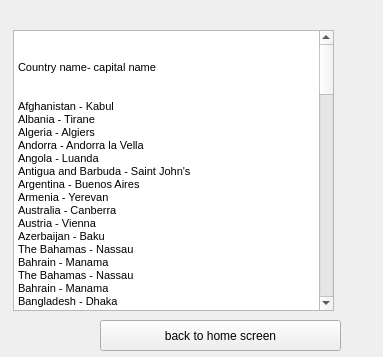
<?xml version="1.0" encoding="UTF-8"?>
<ui version="4.0">
 <class>helpscreen</class>
 <widget class="QWidget" name="helpscreen">
  <property name="geometry">
   <rect>
    <x>0</x>
    <y>0</y>
    <width>383</width>
    <height>357</height>
   </rect>
  </property>
  <property name="windowTitle">
   <string>Form</string>
  </property>
  <widget class="QPushButton" name="pushButton">
   <property name="geometry">
    <rect>
     <x>100</x>
     <y>320</y>
     <width>241</width>
     <height>31</height>
    </rect>
   </property>
   <property name="text">
    <string>back to home screen</string>
   </property>
  </widget>
  <widget class="QTextEdit" name="textEdit">
   <property name="geometry">
    <rect>
     <x>13</x>
     <y>30</y>
     <width>321</width>
     <height>281</height>
    </rect>
   </property>
   <property name="html">
    <string>&lt;!DOCTYPE HTML PUBLIC &quot;-//W3C//DTD HTML 4.0//EN&quot; &quot;http://www.w3.org/TR/REC-html40/strict.dtd&quot;&gt;
&lt;html&gt;&lt;head&gt;&lt;meta name=&quot;qrichtext&quot; content=&quot;1&quot; /&gt;&lt;style type=&quot;text/css&quot;&gt;
p, li { white-space: pre-wrap; }
&lt;/style&gt;&lt;/head&gt;&lt;body style=&quot; font-family:'MS Shell Dlg 2'; font-size:8.25pt; font-weight:400; font-style:normal;&quot;&gt;
&lt;p style=&quot;-qt-paragraph-type:empty; margin-top:0px; margin-bottom:0px; margin-left:0px; margin-right:0px; -qt-block-indent:0; text-indent:0px; font-size:8pt;&quot;&gt;&lt;/p&gt;
&lt;p style=&quot;-qt-paragraph-type:empty; margin-top:0px; margin-bottom:0px; margin-left:0px; margin-right:0px; -qt-block-indent:0; text-indent:0px; font-size:8pt;&quot;&gt;&lt;/p&gt;
&lt;p style=&quot; margin-top:0px; margin-bottom:0px; margin-left:0px; margin-right:0px; -qt-block-indent:0; text-indent:0px;&quot;&gt;&lt;span style=&quot; font-size:8pt;&quot;&gt;Country name- capital name&lt;/span&gt;&lt;/p&gt;
&lt;p style=&quot;-qt-paragraph-type:empty; margin-top:0px; margin-bottom:0px; margin-left:0px; margin-right:0px; -qt-block-indent:0; text-indent:0px; font-size:8pt;&quot;&gt;&lt;/p&gt;
&lt;p style=&quot;-qt-paragraph-type:empty; margin-top:0px; margin-bottom:0px; margin-left:0px; margin-right:0px; -qt-block-indent:0; text-indent:0px; font-size:8pt;&quot;&gt;&lt;/p&gt;
&lt;p style=&quot; margin-top:0px; margin-bottom:0px; margin-left:0px; margin-right:0px; -qt-block-indent:0; text-indent:0px;&quot;&gt;&lt;span style=&quot; font-size:8pt;&quot;&gt;Afghanistan - Kabul&lt;/span&gt;&lt;/p&gt;
&lt;p style=&quot; margin-top:0px; margin-bottom:0px; margin-left:0px; margin-right:0px; -qt-block-indent:0; text-indent:0px;&quot;&gt;&lt;span style=&quot; font-size:8pt;&quot;&gt;Albania - Tirane&lt;/span&gt;&lt;/p&gt;
&lt;p style=&quot; margin-top:0px; margin-bottom:0px; margin-left:0px; margin-right:0px; -qt-block-indent:0; text-indent:0px;&quot;&gt;&lt;span style=&quot; font-size:8pt;&quot;&gt;Algeria - Algiers&lt;/span&gt;&lt;/p&gt;
&lt;p style=&quot; margin-top:0px; margin-bottom:0px; margin-left:0px; margin-right:0px; -qt-block-indent:0; text-indent:0px;&quot;&gt;&lt;span style=&quot; font-size:8pt;&quot;&gt;Andorra - Andorra la Vella&lt;/span&gt;&lt;/p&gt;
&lt;p style=&quot; margin-top:0px; margin-bottom:0px; margin-left:0px; margin-right:0px; -qt-block-indent:0; text-indent:0px;&quot;&gt;&lt;span style=&quot; font-size:8pt;&quot;&gt;Angola - Luanda&lt;/span&gt;&lt;/p&gt;
&lt;p style=&quot; margin-top:0px; margin-bottom:0px; margin-left:0px; margin-right:0px; -qt-block-indent:0; text-indent:0px;&quot;&gt;&lt;span style=&quot; font-size:8pt;&quot;&gt;Antigua and Barbuda - Saint John's&lt;/span&gt;&lt;/p&gt;
&lt;p style=&quot; margin-top:0px; margin-bottom:0px; margin-left:0px; margin-right:0px; -qt-block-indent:0; text-indent:0px;&quot;&gt;&lt;span style=&quot; font-size:8pt;&quot;&gt;Argentina - Buenos Aires&lt;/span&gt;&lt;/p&gt;
&lt;p style=&quot; margin-top:0px; margin-bottom:0px; margin-left:0px; margin-right:0px; -qt-block-indent:0; text-indent:0px;&quot;&gt;&lt;span style=&quot; font-size:8pt;&quot;&gt;Armenia - Yerevan&lt;/span&gt;&lt;/p&gt;
&lt;p style=&quot; margin-top:0px; margin-bottom:0px; margin-left:0px; margin-right:0px; -qt-block-indent:0; text-indent:0px;&quot;&gt;&lt;span style=&quot; font-size:8pt;&quot;&gt;Australia - Canberra&lt;/span&gt;&lt;/p&gt;
&lt;p style=&quot; margin-top:0px; margin-bottom:0px; margin-left:0px; margin-right:0px; -qt-block-indent:0; text-indent:0px;&quot;&gt;&lt;span style=&quot; font-size:8pt;&quot;&gt;Austria - Vienna&lt;/span&gt;&lt;/p&gt;
&lt;p style=&quot; margin-top:0px; margin-bottom:0px; margin-left:0px; margin-right:0px; -qt-block-indent:0; text-indent:0px;&quot;&gt;&lt;span style=&quot; font-size:8pt;&quot;&gt;Azerbaijan - Baku&lt;/span&gt;&lt;/p&gt;
&lt;p style=&quot; margin-top:0px; margin-bottom:0px; margin-left:0px; margin-right:0px; -qt-block-indent:0; text-indent:0px;&quot;&gt;&lt;span style=&quot; font-size:8pt;&quot;&gt;The Bahamas - Nassau&lt;/span&gt;&lt;/p&gt;
&lt;p style=&quot; margin-top:0px; margin-bottom:0px; margin-left:0px; margin-right:0px; -qt-block-indent:0; text-indent:0px;&quot;&gt;&lt;span style=&quot; font-size:8pt;&quot;&gt;Bahrain - Manama&lt;/span&gt;&lt;/p&gt;
&lt;p style=&quot; margin-top:0px; margin-bottom:0px; margin-left:0px; margin-right:0px; -qt-block-indent:0; text-indent:0px;&quot;&gt;&lt;span style=&quot; font-size:8pt;&quot;&gt;The Bahamas - Nassau&lt;/span&gt;&lt;/p&gt;
&lt;p style=&quot; margin-top:0px; margin-bottom:0px; margin-left:0px; margin-right:0px; -qt-block-indent:0; text-indent:0px;&quot;&gt;&lt;span style=&quot; font-size:8pt;&quot;&gt;Bahrain - Manama&lt;/span&gt;&lt;/p&gt;
&lt;p style=&quot; margin-top:0px; margin-bottom:0px; margin-left:0px; margin-right:0px; -qt-block-indent:0; text-indent:0px;&quot;&gt;&lt;span style=&quot; font-size:8pt;&quot;&gt;Bangladesh - Dhaka&lt;/span&gt;&lt;/p&gt;
&lt;p style=&quot; margin-top:0px; margin-bottom:0px; margin-left:0px; margin-right:0px; -qt-block-indent:0; text-indent:0px;&quot;&gt;&lt;span style=&quot; font-size:8pt;&quot;&gt;Barbados - Bridgetown&lt;/span&gt;&lt;/p&gt;
&lt;p style=&quot; margin-top:0px; margin-bottom:0px; margin-left:0px; margin-right:0px; -qt-block-indent:0; text-indent:0px;&quot;&gt;&lt;span style=&quot; font-size:8pt;&quot;&gt;Belarus - Minsk&lt;/span&gt;&lt;/p&gt;
&lt;p style=&quot; margin-top:0px; margin-bottom:0px; margin-left:0px; margin-right:0px; -qt-block-indent:0; text-indent:0px;&quot;&gt;&lt;span style=&quot; font-size:8pt;&quot;&gt;Belgium - Brussels&lt;/span&gt;&lt;/p&gt;
&lt;p style=&quot; margin-top:0px; margin-bottom:0px; margin-left:0px; margin-right:0px; -qt-block-indent:0; text-indent:0px;&quot;&gt;&lt;span style=&quot; font-size:8pt;&quot;&gt;Belize - Belmopan&lt;/span&gt;&lt;/p&gt;
&lt;p style=&quot; margin-top:0px; margin-bottom:0px; margin-left:0px; margin-right:0px; -qt-block-indent:0; text-indent:0px;&quot;&gt;&lt;span style=&quot; font-size:8pt;&quot;&gt;Benin - Porto-Novo&lt;/span&gt;&lt;/p&gt;
&lt;p style=&quot; margin-top:0px; margin-bottom:0px; margin-left:0px; margin-right:0px; -qt-block-indent:0; text-indent:0px;&quot;&gt;&lt;span style=&quot; font-size:8pt;&quot;&gt;Bhutan - Thimphu&lt;/span&gt;&lt;/p&gt;
&lt;p style=&quot; margin-top:0px; margin-bottom:0px; margin-left:0px; margin-right:0px; -qt-block-indent:0; text-indent:0px;&quot;&gt;&lt;span style=&quot; font-size:8pt;&quot;&gt;Bolivia - La Paz (administrative); Sucre (judicial)&lt;/span&gt;&lt;/p&gt;
&lt;p style=&quot; margin-top:0px; margin-bottom:0px; margin-left:0px; margin-right:0px; -qt-block-indent:0; text-indent:0px;&quot;&gt;&lt;span style=&quot; font-size:8pt;&quot;&gt;Bosnia and Herzegovina - Sarajevo&lt;/span&gt;&lt;/p&gt;
&lt;p style=&quot; margin-top:0px; margin-bottom:0px; margin-left:0px; margin-right:0px; -qt-block-indent:0; text-indent:0px;&quot;&gt;&lt;span style=&quot; font-size:8pt;&quot;&gt;Botswana - Gaborone&lt;/span&gt;&lt;/p&gt;
&lt;p style=&quot; margin-top:0px; margin-bottom:0px; margin-left:0px; margin-right:0px; -qt-block-indent:0; text-indent:0px;&quot;&gt;&lt;span style=&quot; font-size:8pt;&quot;&gt;Brazil - Brasilia&lt;/span&gt;&lt;/p&gt;
&lt;p style=&quot; margin-top:0px; margin-bottom:0px; margin-left:0px; margin-right:0px; -qt-block-indent:0; text-indent:0px;&quot;&gt;&lt;span style=&quot; font-size:8pt;&quot;&gt;Brunei - Bandar Seri Begawan&lt;/span&gt;&lt;/p&gt;
&lt;p style=&quot; margin-top:0px; margin-bottom:0px; margin-left:0px; margin-right:0px; -qt-block-indent:0; text-indent:0px;&quot;&gt;&lt;span style=&quot; font-size:8pt;&quot;&gt;Bulgaria - Sofia&lt;/span&gt;&lt;/p&gt;
&lt;p style=&quot; margin-top:0px; margin-bottom:0px; margin-left:0px; margin-right:0px; -qt-block-indent:0; text-indent:0px;&quot;&gt;&lt;span style=&quot; font-size:8pt;&quot;&gt;Burkina Faso - Ouagadougou&lt;/span&gt;&lt;/p&gt;
&lt;p style=&quot; margin-top:0px; margin-bottom:0px; margin-left:0px; margin-right:0px; -qt-block-indent:0; text-indent:0px;&quot;&gt;&lt;span style=&quot; font-size:8pt;&quot;&gt;Burundi - Bujumbura&lt;/span&gt;&lt;/p&gt;
&lt;p style=&quot; margin-top:0px; margin-bottom:0px; margin-left:0px; margin-right:0px; -qt-block-indent:0; text-indent:0px;&quot;&gt;&lt;span style=&quot; font-size:8pt;&quot;&gt;Cambodia - Phnom Penh&lt;/span&gt;&lt;/p&gt;
&lt;p style=&quot; margin-top:0px; margin-bottom:0px; margin-left:0px; margin-right:0px; -qt-block-indent:0; text-indent:0px;&quot;&gt;&lt;span style=&quot; font-size:8pt;&quot;&gt;Cameroon - Yaounde&lt;/span&gt;&lt;/p&gt;
&lt;p style=&quot; margin-top:0px; margin-bottom:0px; margin-left:0px; margin-right:0px; -qt-block-indent:0; text-indent:0px;&quot;&gt;&lt;span style=&quot; font-size:8pt;&quot;&gt;Canada - Ottawa&lt;/span&gt;&lt;/p&gt;
&lt;p style=&quot; margin-top:0px; margin-bottom:0px; margin-left:0px; margin-right:0px; -qt-block-indent:0; text-indent:0px;&quot;&gt;&lt;span style=&quot; font-size:8pt;&quot;&gt;Cape Verde - Praia&lt;/span&gt;&lt;/p&gt;
&lt;p style=&quot; margin-top:0px; margin-bottom:0px; margin-left:0px; margin-right:0px; -qt-block-indent:0; text-indent:0px;&quot;&gt;&lt;span style=&quot; font-size:8pt;&quot;&gt;Central African Republic - Bangui&lt;/span&gt;&lt;/p&gt;
&lt;p style=&quot; margin-top:0px; margin-bottom:0px; margin-left:0px; margin-right:0px; -qt-block-indent:0; text-indent:0px;&quot;&gt;&lt;span style=&quot; font-size:8pt;&quot;&gt;Chad - N'Djamena&lt;/span&gt;&lt;/p&gt;
&lt;p style=&quot; margin-top:0px; margin-bottom:0px; margin-left:0px; margin-right:0px; -qt-block-indent:0; text-indent:0px;&quot;&gt;&lt;span style=&quot; font-size:8pt;&quot;&gt;Chile - Santiago&lt;/span&gt;&lt;/p&gt;
&lt;p style=&quot;-qt-paragraph-type:empty; margin-top:0px; margin-bottom:0px; margin-left:0px; margin-right:0px; -qt-block-indent:0; text-indent:0px; font-size:8pt;&quot;&gt;&lt;/p&gt;
&lt;p style=&quot; margin-top:0px; margin-bottom:0px; margin-left:0px; margin-right:0px; -qt-block-indent:0; text-indent:0px;&quot;&gt;&lt;span style=&quot; font-size:8pt;&quot;&gt;China - Beijing&lt;/span&gt;&lt;/p&gt;
&lt;p style=&quot; margin-top:0px; margin-bottom:0px; margin-left:0px; margin-right:0px; -qt-block-indent:0; text-indent:0px;&quot;&gt;&lt;span style=&quot; font-size:8pt;&quot;&gt;Colombia - Bogota&lt;/span&gt;&lt;/p&gt;
&lt;p style=&quot; margin-top:0px; margin-bottom:0px; margin-left:0px; margin-right:0px; -qt-block-indent:0; text-indent:0px;&quot;&gt;&lt;span style=&quot; font-size:8pt;&quot;&gt;Comoros - Moroni&lt;/span&gt;&lt;/p&gt;
&lt;p style=&quot; margin-top:0px; margin-bottom:0px; margin-left:0px; margin-right:0px; -qt-block-indent:0; text-indent:0px;&quot;&gt;&lt;span style=&quot; font-size:8pt;&quot;&gt;Congo, Republic of the - Brazzaville&lt;/span&gt;&lt;/p&gt;
&lt;p style=&quot; margin-top:0px; margin-bottom:0px; margin-left:0px; margin-right:0px; -qt-block-indent:0; text-indent:0px;&quot;&gt;&lt;span style=&quot; font-size:8pt;&quot;&gt;Congo, Democratic Republic of the - Kinshasa&lt;/span&gt;&lt;/p&gt;
&lt;p style=&quot; margin-top:0px; margin-bottom:0px; margin-left:0px; margin-right:0px; -qt-block-indent:0; text-indent:0px;&quot;&gt;&lt;span style=&quot; font-size:8pt;&quot;&gt;Costa Rica - San Jose&lt;/span&gt;&lt;/p&gt;
&lt;p style=&quot; margin-top:0px; margin-bottom:0px; margin-left:0px; margin-right:0px; -qt-block-indent:0; text-indent:0px;&quot;&gt;&lt;span style=&quot; font-size:8pt;&quot;&gt;Cote d'Ivoire - Yamoussoukro (official); Abidjan (de facto)&lt;/span&gt;&lt;/p&gt;
&lt;p style=&quot; margin-top:0px; margin-bottom:0px; margin-left:0px; margin-right:0px; -qt-block-indent:0; text-indent:0px;&quot;&gt;&lt;span style=&quot; font-size:8pt;&quot;&gt;Croatia - Zagreb&lt;/span&gt;&lt;/p&gt;
&lt;p style=&quot; margin-top:0px; margin-bottom:0px; margin-left:0px; margin-right:0px; -qt-block-indent:0; text-indent:0px;&quot;&gt;&lt;span style=&quot; font-size:8pt;&quot;&gt;Cuba - Havana&lt;/span&gt;&lt;/p&gt;
&lt;p style=&quot; margin-top:0px; margin-bottom:0px; margin-left:0px; margin-right:0px; -qt-block-indent:0; text-indent:0px;&quot;&gt;&lt;span style=&quot; font-size:8pt;&quot;&gt;Cyprus - Nicosia&lt;/span&gt;&lt;/p&gt;
&lt;p style=&quot; margin-top:0px; margin-bottom:0px; margin-left:0px; margin-right:0px; -qt-block-indent:0; text-indent:0px;&quot;&gt;&lt;span style=&quot; font-size:8pt;&quot;&gt;Czech Republic - Prague&lt;/span&gt;&lt;/p&gt;
&lt;p style=&quot; margin-top:0px; margin-bottom:0px; margin-left:0px; margin-right:0px; -qt-block-indent:0; text-indent:0px;&quot;&gt;&lt;span style=&quot; font-size:8pt;&quot;&gt;Denmark - Copenhagen&lt;/span&gt;&lt;/p&gt;
&lt;p style=&quot; margin-top:0px; margin-bottom:0px; margin-left:0px; margin-right:0px; -qt-block-indent:0; text-indent:0px;&quot;&gt;&lt;span style=&quot; font-size:8pt;&quot;&gt;Djibouti - Djibouti&lt;/span&gt;&lt;/p&gt;
&lt;p style=&quot; margin-top:0px; margin-bottom:0px; margin-left:0px; margin-right:0px; -qt-block-indent:0; text-indent:0px;&quot;&gt;&lt;span style=&quot; font-size:8pt;&quot;&gt;Dominica - Roseau&lt;/span&gt;&lt;/p&gt;
&lt;p style=&quot; margin-top:0px; margin-bottom:0px; margin-left:0px; margin-right:0px; -qt-block-indent:0; text-indent:0px;&quot;&gt;&lt;span style=&quot; font-size:8pt;&quot;&gt;Dominican Republic - Santo Domingo&lt;/span&gt;&lt;/p&gt;
&lt;p style=&quot; margin-top:0px; margin-bottom:0px; margin-left:0px; margin-right:0px; -qt-block-indent:0; text-indent:0px;&quot;&gt;&lt;span style=&quot; font-size:8pt;&quot;&gt;East Timor (Timor-Leste) - Dili&lt;/span&gt;&lt;/p&gt;
&lt;p style=&quot; margin-top:0px; margin-bottom:0px; margin-left:0px; margin-right:0px; -qt-block-indent:0; text-indent:0px;&quot;&gt;&lt;span style=&quot; font-size:8pt;&quot;&gt;Ecuador - Quito&lt;/span&gt;&lt;/p&gt;
&lt;p style=&quot; margin-top:0px; margin-bottom:0px; margin-left:0px; margin-right:0px; -qt-block-indent:0; text-indent:0px;&quot;&gt;&lt;span style=&quot; font-size:8pt;&quot;&gt;Egypt - Cairo&lt;/span&gt;&lt;/p&gt;
&lt;p style=&quot; margin-top:0px; margin-bottom:0px; margin-left:0px; margin-right:0px; -qt-block-indent:0; text-indent:0px;&quot;&gt;&lt;span style=&quot; font-size:8pt;&quot;&gt;El Salvador - San Salvador&lt;/span&gt;&lt;/p&gt;
&lt;p style=&quot; margin-top:0px; margin-bottom:0px; margin-left:0px; margin-right:0px; -qt-block-indent:0; text-indent:0px;&quot;&gt;&lt;span style=&quot; font-size:8pt;&quot;&gt;Equatorial Guinea - Malabo&lt;/span&gt;&lt;/p&gt;
&lt;p style=&quot; margin-top:0px; margin-bottom:0px; margin-left:0px; margin-right:0px; -qt-block-indent:0; text-indent:0px;&quot;&gt;&lt;span style=&quot; font-size:8pt;&quot;&gt;Eritrea - Asmara&lt;/span&gt;&lt;/p&gt;
&lt;p style=&quot; margin-top:0px; margin-bottom:0px; margin-left:0px; margin-right:0px; -qt-block-indent:0; text-indent:0px;&quot;&gt;&lt;span style=&quot; font-size:8pt;&quot;&gt;Estonia - Tallinn&lt;/span&gt;&lt;/p&gt;
&lt;p style=&quot; margin-top:0px; margin-bottom:0px; margin-left:0px; margin-right:0px; -qt-block-indent:0; text-indent:0px;&quot;&gt;&lt;span style=&quot; font-size:8pt;&quot;&gt;Ethiopia - Addis Ababa&lt;/span&gt;&lt;/p&gt;
&lt;p style=&quot; margin-top:0px; margin-bottom:0px; margin-left:0px; margin-right:0px; -qt-block-indent:0; text-indent:0px;&quot;&gt;&lt;span style=&quot; font-size:8pt;&quot;&gt;Fiji - Suva&lt;/span&gt;&lt;/p&gt;
&lt;p style=&quot; margin-top:0px; margin-bottom:0px; margin-left:0px; margin-right:0px; -qt-block-indent:0; text-indent:0px;&quot;&gt;&lt;span style=&quot; font-size:8pt;&quot;&gt;Finland - Helsinki&lt;/span&gt;&lt;/p&gt;
&lt;p style=&quot; margin-top:0px; margin-bottom:0px; margin-left:0px; margin-right:0px; -qt-block-indent:0; text-indent:0px;&quot;&gt;&lt;span style=&quot; font-size:8pt;&quot;&gt;France - Paris&lt;/span&gt;&lt;/p&gt;
&lt;p style=&quot; margin-top:0px; margin-bottom:0px; margin-left:0px; margin-right:0px; -qt-block-indent:0; text-indent:0px;&quot;&gt;&lt;span style=&quot; font-size:8pt;&quot;&gt;Gabon - Libreville&lt;/span&gt;&lt;/p&gt;
&lt;p style=&quot; margin-top:0px; margin-bottom:0px; margin-left:0px; margin-right:0px; -qt-block-indent:0; text-indent:0px;&quot;&gt;&lt;span style=&quot; font-size:8pt;&quot;&gt;The Gambia - Banjul&lt;/span&gt;&lt;/p&gt;
&lt;p style=&quot; margin-top:0px; margin-bottom:0px; margin-left:0px; margin-right:0px; -qt-block-indent:0; text-indent:0px;&quot;&gt;&lt;span style=&quot; font-size:8pt;&quot;&gt;Georgia - Tbilisi&lt;/span&gt;&lt;/p&gt;
&lt;p style=&quot; margin-top:0px; margin-bottom:0px; margin-left:0px; margin-right:0px; -qt-block-indent:0; text-indent:0px;&quot;&gt;&lt;span style=&quot; font-size:8pt;&quot;&gt;Germany - Berlin&lt;/span&gt;&lt;/p&gt;
&lt;p style=&quot; margin-top:0px; margin-bottom:0px; margin-left:0px; margin-right:0px; -qt-block-indent:0; text-indent:0px;&quot;&gt;&lt;span style=&quot; font-size:8pt;&quot;&gt;Ghana - Accra&lt;/span&gt;&lt;/p&gt;
&lt;p style=&quot; margin-top:0px; margin-bottom:0px; margin-left:0px; margin-right:0px; -qt-block-indent:0; text-indent:0px;&quot;&gt;&lt;span style=&quot; font-size:8pt;&quot;&gt;Greece - Athens&lt;/span&gt;&lt;/p&gt;
&lt;p style=&quot; margin-top:0px; margin-bottom:0px; margin-left:0px; margin-right:0px; -qt-block-indent:0; text-indent:0px;&quot;&gt;&lt;span style=&quot; font-size:8pt;&quot;&gt;Grenada - Saint George's&lt;/span&gt;&lt;/p&gt;
&lt;p style=&quot; margin-top:0px; margin-bottom:0px; margin-left:0px; margin-right:0px; -qt-block-indent:0; text-indent:0px;&quot;&gt;&lt;span style=&quot; font-size:8pt;&quot;&gt;Guatemala - Guatemala City&lt;/span&gt;&lt;/p&gt;
&lt;p style=&quot; margin-top:0px; margin-bottom:0px; margin-left:0px; margin-right:0px; -qt-block-indent:0; text-indent:0px;&quot;&gt;&lt;span style=&quot; font-size:8pt;&quot;&gt;Guinea - Conakry&lt;/span&gt;&lt;/p&gt;
&lt;p style=&quot; margin-top:0px; margin-bottom:0px; margin-left:0px; margin-right:0px; -qt-block-indent:0; text-indent:0px;&quot;&gt;&lt;span style=&quot; font-size:8pt;&quot;&gt;Guinea-Bissau - Bissau&lt;/span&gt;&lt;/p&gt;
&lt;p style=&quot; margin-top:0px; margin-bottom:0px; margin-left:0px; margin-right:0px; -qt-block-indent:0; text-indent:0px;&quot;&gt;&lt;span style=&quot; font-size:8pt;&quot;&gt;Guyana - Georgetown&lt;/span&gt;&lt;/p&gt;
&lt;p style=&quot; margin-top:0px; margin-bottom:0px; margin-left:0px; margin-right:0px; -qt-block-indent:0; text-indent:0px;&quot;&gt;&lt;span style=&quot; font-size:8pt;&quot;&gt;Haiti - Port-au-Prince&lt;/span&gt;&lt;/p&gt;
&lt;p style=&quot; margin-top:0px; margin-bottom:0px; margin-left:0px; margin-right:0px; -qt-block-indent:0; text-indent:0px;&quot;&gt;&lt;span style=&quot; font-size:8pt;&quot;&gt;Honduras - Tegucigalpa&lt;/span&gt;&lt;/p&gt;
&lt;p style=&quot; margin-top:0px; margin-bottom:0px; margin-left:0px; margin-right:0px; -qt-block-indent:0; text-indent:0px;&quot;&gt;&lt;span style=&quot; font-size:8pt;&quot;&gt;Hungary - Budapest&lt;/span&gt;&lt;/p&gt;
&lt;p style=&quot; margin-top:0px; margin-bottom:0px; margin-left:0px; margin-right:0px; -qt-block-indent:0; text-indent:0px;&quot;&gt;&lt;span style=&quot; font-size:8pt;&quot;&gt;Iceland - Reykjavik&lt;/span&gt;&lt;/p&gt;
&lt;p style=&quot; margin-top:0px; margin-bottom:0px; margin-left:0px; margin-right:0px; -qt-block-indent:0; text-indent:0px;&quot;&gt;&lt;span style=&quot; font-size:8pt;&quot;&gt;India - New Delhi&lt;/span&gt;&lt;/p&gt;
&lt;p style=&quot; margin-top:0px; margin-bottom:0px; margin-left:0px; margin-right:0px; -qt-block-indent:0; text-indent:0px;&quot;&gt;&lt;span style=&quot; font-size:8pt;&quot;&gt;Indonesia - Jakarta&lt;/span&gt;&lt;/p&gt;
&lt;p style=&quot; margin-top:0px; margin-bottom:0px; margin-left:0px; margin-right:0px; -qt-block-indent:0; text-indent:0px;&quot;&gt;&lt;span style=&quot; font-size:8pt;&quot;&gt;Iran - Tehran&lt;/span&gt;&lt;/p&gt;
&lt;p style=&quot; margin-top:0px; margin-bottom:0px; margin-left:0px; margin-right:0px; -qt-block-indent:0; text-indent:0px;&quot;&gt;&lt;span style=&quot; font-size:8pt;&quot;&gt;Iraq - Baghdad&lt;/span&gt;&lt;/p&gt;
&lt;p style=&quot; margin-top:0px; margin-bottom:0px; margin-left:0px; margin-right:0px; -qt-block-indent:0; text-indent:0px;&quot;&gt;&lt;span style=&quot; font-size:8pt;&quot;&gt;Ireland - Dublin&lt;/span&gt;&lt;/p&gt;
&lt;p style=&quot; margin-top:0px; margin-bottom:0px; margin-left:0px; margin-right:0px; -qt-block-indent:0; text-indent:0px;&quot;&gt;&lt;span style=&quot; font-size:8pt;&quot;&gt;Israel - Jerusalem*&lt;/span&gt;&lt;/p&gt;
&lt;p style=&quot; margin-top:0px; margin-bottom:0px; margin-left:0px; margin-right:0px; -qt-block-indent:0; text-indent:0px;&quot;&gt;&lt;span style=&quot; font-size:8pt;&quot;&gt;Italy - Rome&lt;/span&gt;&lt;/p&gt;
&lt;p style=&quot; margin-top:0px; margin-bottom:0px; margin-left:0px; margin-right:0px; -qt-block-indent:0; text-indent:0px;&quot;&gt;&lt;span style=&quot; font-size:8pt;&quot;&gt;Jamaica - Kingston&lt;/span&gt;&lt;/p&gt;
&lt;p style=&quot; margin-top:0px; margin-bottom:0px; margin-left:0px; margin-right:0px; -qt-block-indent:0; text-indent:0px;&quot;&gt;&lt;span style=&quot; font-size:8pt;&quot;&gt;Japan - Tokyo&lt;/span&gt;&lt;/p&gt;
&lt;p style=&quot; margin-top:0px; margin-bottom:0px; margin-left:0px; margin-right:0px; -qt-block-indent:0; text-indent:0px;&quot;&gt;&lt;span style=&quot; font-size:8pt;&quot;&gt;Jordan - Amman&lt;/span&gt;&lt;/p&gt;
&lt;p style=&quot; margin-top:0px; margin-bottom:0px; margin-left:0px; margin-right:0px; -qt-block-indent:0; text-indent:0px;&quot;&gt;&lt;span style=&quot; font-size:8pt;&quot;&gt;Kazakhstan - Astana&lt;/span&gt;&lt;/p&gt;
&lt;p style=&quot; margin-top:0px; margin-bottom:0px; margin-left:0px; margin-right:0px; -qt-block-indent:0; text-indent:0px;&quot;&gt;&lt;span style=&quot; font-size:8pt;&quot;&gt;Kenya - Nairobi&lt;/span&gt;&lt;/p&gt;
&lt;p style=&quot; margin-top:0px; margin-bottom:0px; margin-left:0px; margin-right:0px; -qt-block-indent:0; text-indent:0px;&quot;&gt;&lt;span style=&quot; font-size:8pt;&quot;&gt;Kiribati - Tarawa Atoll&lt;/span&gt;&lt;/p&gt;
&lt;p style=&quot; margin-top:0px; margin-bottom:0px; margin-left:0px; margin-right:0px; -qt-block-indent:0; text-indent:0px;&quot;&gt;&lt;span style=&quot; font-size:8pt;&quot;&gt;Korea, North - Pyongyang&lt;/span&gt;&lt;/p&gt;
&lt;p style=&quot; margin-top:0px; margin-bottom:0px; margin-left:0px; margin-right:0px; -qt-block-indent:0; text-indent:0px;&quot;&gt;&lt;span style=&quot; font-size:8pt;&quot;&gt;Korea, South - Seoul&lt;/span&gt;&lt;/p&gt;
&lt;p style=&quot; margin-top:0px; margin-bottom:0px; margin-left:0px; margin-right:0px; -qt-block-indent:0; text-indent:0px;&quot;&gt;&lt;span style=&quot; font-size:8pt;&quot;&gt;Kosovo - Pristina&lt;/span&gt;&lt;/p&gt;
&lt;p style=&quot; margin-top:0px; margin-bottom:0px; margin-left:0px; margin-right:0px; -qt-block-indent:0; text-indent:0px;&quot;&gt;&lt;span style=&quot; font-size:8pt;&quot;&gt;Kuwait - Kuwait City&lt;/span&gt;&lt;/p&gt;
&lt;p style=&quot; margin-top:0px; margin-bottom:0px; margin-left:0px; margin-right:0px; -qt-block-indent:0; text-indent:0px;&quot;&gt;&lt;span style=&quot; font-size:8pt;&quot;&gt;Kyrgyzstan - Bishkek&lt;/span&gt;&lt;/p&gt;
&lt;p style=&quot; margin-top:0px; margin-bottom:0px; margin-left:0px; margin-right:0px; -qt-block-indent:0; text-indent:0px;&quot;&gt;&lt;span style=&quot; font-size:8pt;&quot;&gt;Laos - Vientiane&lt;/span&gt;&lt;/p&gt;
&lt;p style=&quot; margin-top:0px; margin-bottom:0px; margin-left:0px; margin-right:0px; -qt-block-indent:0; text-indent:0px;&quot;&gt;&lt;span style=&quot; font-size:8pt;&quot;&gt;Latvia - Riga&lt;/span&gt;&lt;/p&gt;
&lt;p style=&quot; margin-top:0px; margin-bottom:0px; margin-left:0px; margin-right:0px; -qt-block-indent:0; text-indent:0px;&quot;&gt;&lt;span style=&quot; font-size:8pt;&quot;&gt;Lebanon - Beirut&lt;/span&gt;&lt;/p&gt;
&lt;p style=&quot; margin-top:0px; margin-bottom:0px; margin-left:0px; margin-right:0px; -qt-block-indent:0; text-indent:0px;&quot;&gt;&lt;span style=&quot; font-size:8pt;&quot;&gt;Lesotho - Maseru&lt;/span&gt;&lt;/p&gt;
&lt;p style=&quot; margin-top:0px; margin-bottom:0px; margin-left:0px; margin-right:0px; -qt-block-indent:0; text-indent:0px;&quot;&gt;&lt;span style=&quot; font-size:8pt;&quot;&gt;Liberia - Monrovia&lt;/span&gt;&lt;/p&gt;
&lt;p style=&quot; margin-top:0px; margin-bottom:0px; margin-left:0px; margin-right:0px; -qt-block-indent:0; text-indent:0px;&quot;&gt;&lt;span style=&quot; font-size:8pt;&quot;&gt;Libya - Tripoli&lt;/span&gt;&lt;/p&gt;
&lt;p style=&quot; margin-top:0px; margin-bottom:0px; margin-left:0px; margin-right:0px; -qt-block-indent:0; text-indent:0px;&quot;&gt;&lt;span style=&quot; font-size:8pt;&quot;&gt;Liechtenstein - Vaduz&lt;/span&gt;&lt;/p&gt;
&lt;p style=&quot; margin-top:0px; margin-bottom:0px; margin-left:0px; margin-right:0px; -qt-block-indent:0; text-indent:0px;&quot;&gt;&lt;span style=&quot; font-size:8pt;&quot;&gt;Lithuania - Vilnius&lt;/span&gt;&lt;/p&gt;
&lt;p style=&quot; margin-top:0px; margin-bottom:0px; margin-left:0px; margin-right:0px; -qt-block-indent:0; text-indent:0px;&quot;&gt;&lt;span style=&quot; font-size:8pt;&quot;&gt;Luxembourg - Luxembourg&lt;/span&gt;&lt;/p&gt;
&lt;p style=&quot; margin-top:0px; margin-bottom:0px; margin-left:0px; margin-right:0px; -qt-block-indent:0; text-indent:0px;&quot;&gt;&lt;span style=&quot; font-size:8pt;&quot;&gt;Macedonia - Skopje&lt;/span&gt;&lt;/p&gt;
&lt;p style=&quot; margin-top:0px; margin-bottom:0px; margin-left:0px; margin-right:0px; -qt-block-indent:0; text-indent:0px;&quot;&gt;&lt;span style=&quot; font-size:8pt;&quot;&gt;Madagascar - Antananarivo&lt;/span&gt;&lt;/p&gt;
&lt;p style=&quot; margin-top:0px; margin-bottom:0px; margin-left:0px; margin-right:0px; -qt-block-indent:0; text-indent:0px;&quot;&gt;&lt;span style=&quot; font-size:8pt;&quot;&gt;Malawi - Lilongwe&lt;/span&gt;&lt;/p&gt;
&lt;p style=&quot; margin-top:0px; margin-bottom:0px; margin-left:0px; margin-right:0px; -qt-block-indent:0; text-indent:0px;&quot;&gt;&lt;span style=&quot; font-size:8pt;&quot;&gt;Malaysia - Kuala Lumpur&lt;/span&gt;&lt;/p&gt;
&lt;p style=&quot; margin-top:0px; margin-bottom:0px; margin-left:0px; margin-right:0px; -qt-block-indent:0; text-indent:0px;&quot;&gt;&lt;span style=&quot; font-size:8pt;&quot;&gt;Maldives - Male&lt;/span&gt;&lt;/p&gt;
&lt;p style=&quot; margin-top:0px; margin-bottom:0px; margin-left:0px; margin-right:0px; -qt-block-indent:0; text-indent:0px;&quot;&gt;&lt;span style=&quot; font-size:8pt;&quot;&gt;Mali - Bamako&lt;/span&gt;&lt;/p&gt;
&lt;p style=&quot; margin-top:0px; margin-bottom:0px; margin-left:0px; margin-right:0px; -qt-block-indent:0; text-indent:0px;&quot;&gt;&lt;span style=&quot; font-size:8pt;&quot;&gt;Malta - Valletta&lt;/span&gt;&lt;/p&gt;
&lt;p style=&quot; margin-top:0px; margin-bottom:0px; margin-left:0px; margin-right:0px; -qt-block-indent:0; text-indent:0px;&quot;&gt;&lt;span style=&quot; font-size:8pt;&quot;&gt;Marshall Islands - Majuro&lt;/span&gt;&lt;/p&gt;
&lt;p style=&quot; margin-top:0px; margin-bottom:0px; margin-left:0px; margin-right:0px; -qt-block-indent:0; text-indent:0px;&quot;&gt;&lt;span style=&quot; font-size:8pt;&quot;&gt;Mauritania - Nouakchott&lt;/span&gt;&lt;/p&gt;
&lt;p style=&quot; margin-top:0px; margin-bottom:0px; margin-left:0px; margin-right:0px; -qt-block-indent:0; text-indent:0px;&quot;&gt;&lt;span style=&quot; font-size:8pt;&quot;&gt;Mauritius - Port Louis&lt;/span&gt;&lt;/p&gt;
&lt;p style=&quot; margin-top:0px; margin-bottom:0px; margin-left:0px; margin-right:0px; -qt-block-indent:0; text-indent:0px;&quot;&gt;&lt;span style=&quot; font-size:8pt;&quot;&gt;Mexico - Mexico City&lt;/span&gt;&lt;/p&gt;
&lt;p style=&quot; margin-top:0px; margin-bottom:0px; margin-left:0px; margin-right:0px; -qt-block-indent:0; text-indent:0px;&quot;&gt;&lt;span style=&quot; font-size:8pt;&quot;&gt;Micronesia, Federated States of - Palikir&lt;/span&gt;&lt;/p&gt;
&lt;p style=&quot; margin-top:0px; margin-bottom:0px; margin-left:0px; margin-right:0px; -qt-block-indent:0; text-indent:0px;&quot;&gt;&lt;span style=&quot; font-size:8pt;&quot;&gt;Moldova - Chisinau&lt;/span&gt;&lt;/p&gt;
&lt;p style=&quot; margin-top:0px; margin-bottom:0px; margin-left:0px; margin-right:0px; -qt-block-indent:0; text-indent:0px;&quot;&gt;&lt;span style=&quot; font-size:8pt;&quot;&gt;Monaco - Monaco&lt;/span&gt;&lt;/p&gt;
&lt;p style=&quot; margin-top:0px; margin-bottom:0px; margin-left:0px; margin-right:0px; -qt-block-indent:0; text-indent:0px;&quot;&gt;&lt;span style=&quot; font-size:8pt;&quot;&gt;Mongolia - Ulaanbaatar&lt;/span&gt;&lt;/p&gt;
&lt;p style=&quot; margin-top:0px; margin-bottom:0px; margin-left:0px; margin-right:0px; -qt-block-indent:0; text-indent:0px;&quot;&gt;&lt;span style=&quot; font-size:8pt;&quot;&gt;Montenegro - Podgorica&lt;/span&gt;&lt;/p&gt;
&lt;p style=&quot; margin-top:0px; margin-bottom:0px; margin-left:0px; margin-right:0px; -qt-block-indent:0; text-indent:0px;&quot;&gt;&lt;span style=&quot; font-size:8pt;&quot;&gt;Morocco - Rabat&lt;/span&gt;&lt;/p&gt;
&lt;p style=&quot; margin-top:0px; margin-bottom:0px; margin-left:0px; margin-right:0px; -qt-block-indent:0; text-indent:0px;&quot;&gt;&lt;span style=&quot; font-size:8pt;&quot;&gt;Mozambique - Maputo&lt;/span&gt;&lt;/p&gt;
&lt;p style=&quot; margin-top:0px; margin-bottom:0px; margin-left:0px; margin-right:0px; -qt-block-indent:0; text-indent:0px;&quot;&gt;&lt;span style=&quot; font-size:8pt;&quot;&gt;Myanmar (Burma) - Rangoon (Yangon); Naypyidaw or Nay Pyi Taw (administrative)&lt;/span&gt;&lt;/p&gt;
&lt;p style=&quot; margin-top:0px; margin-bottom:0px; margin-left:0px; margin-right:0px; -qt-block-indent:0; text-indent:0px;&quot;&gt;&lt;span style=&quot; font-size:8pt;&quot;&gt;Namibia - Windhoek&lt;/span&gt;&lt;/p&gt;
&lt;p style=&quot; margin-top:0px; margin-bottom:0px; margin-left:0px; margin-right:0px; -qt-block-indent:0; text-indent:0px;&quot;&gt;&lt;span style=&quot; font-size:8pt;&quot;&gt;Nauru - no official capital; government offices in Yaren District&lt;/span&gt;&lt;/p&gt;
&lt;p style=&quot; margin-top:0px; margin-bottom:0px; margin-left:0px; margin-right:0px; -qt-block-indent:0; text-indent:0px;&quot;&gt;&lt;span style=&quot; font-size:8pt;&quot;&gt;Nepal - Kathmandu&lt;/span&gt;&lt;/p&gt;
&lt;p style=&quot; margin-top:0px; margin-bottom:0px; margin-left:0px; margin-right:0px; -qt-block-indent:0; text-indent:0px;&quot;&gt;&lt;span style=&quot; font-size:8pt;&quot;&gt;Netherlands - Amsterdam; The Hague (seat of government)&lt;/span&gt;&lt;/p&gt;
&lt;p style=&quot; margin-top:0px; margin-bottom:0px; margin-left:0px; margin-right:0px; -qt-block-indent:0; text-indent:0px;&quot;&gt;&lt;span style=&quot; font-size:8pt;&quot;&gt;New Zealand - Wellington&lt;/span&gt;&lt;/p&gt;
&lt;p style=&quot; margin-top:0px; margin-bottom:0px; margin-left:0px; margin-right:0px; -qt-block-indent:0; text-indent:0px;&quot;&gt;&lt;span style=&quot; font-size:8pt;&quot;&gt;Nicaragua - Managua&lt;/span&gt;&lt;/p&gt;
&lt;p style=&quot; margin-top:0px; margin-bottom:0px; margin-left:0px; margin-right:0px; -qt-block-indent:0; text-indent:0px;&quot;&gt;&lt;span style=&quot; font-size:8pt;&quot;&gt;Niger - Niamey&lt;/span&gt;&lt;/p&gt;
&lt;p style=&quot; margin-top:0px; margin-bottom:0px; margin-left:0px; margin-right:0px; -qt-block-indent:0; text-indent:0px;&quot;&gt;&lt;span style=&quot; font-size:8pt;&quot;&gt;Nigeria - Abuja&lt;/span&gt;&lt;/p&gt;
&lt;p style=&quot; margin-top:0px; margin-bottom:0px; margin-left:0px; margin-right:0px; -qt-block-indent:0; text-indent:0px;&quot;&gt;&lt;span style=&quot; font-size:8pt;&quot;&gt;Norway - Oslo&lt;/span&gt;&lt;/p&gt;
&lt;p style=&quot; margin-top:0px; margin-bottom:0px; margin-left:0px; margin-right:0px; -qt-block-indent:0; text-indent:0px;&quot;&gt;&lt;span style=&quot; font-size:8pt;&quot;&gt;Oman - Muscat&lt;/span&gt;&lt;/p&gt;
&lt;p style=&quot; margin-top:0px; margin-bottom:0px; margin-left:0px; margin-right:0px; -qt-block-indent:0; text-indent:0px;&quot;&gt;&lt;span style=&quot; font-size:8pt;&quot;&gt;Pakistan - Islamabad&lt;/span&gt;&lt;/p&gt;
&lt;p style=&quot; margin-top:0px; margin-bottom:0px; margin-left:0px; margin-right:0px; -qt-block-indent:0; text-indent:0px;&quot;&gt;&lt;span style=&quot; font-size:8pt;&quot;&gt;Palau - Melekeok&lt;/span&gt;&lt;/p&gt;
&lt;p style=&quot; margin-top:0px; margin-bottom:0px; margin-left:0px; margin-right:0px; -qt-block-indent:0; text-indent:0px;&quot;&gt;&lt;span style=&quot; font-size:8pt;&quot;&gt;Panama - Panama City&lt;/span&gt;&lt;/p&gt;
&lt;p style=&quot; margin-top:0px; margin-bottom:0px; margin-left:0px; margin-right:0px; -qt-block-indent:0; text-indent:0px;&quot;&gt;&lt;span style=&quot; font-size:8pt;&quot;&gt;Papua New Guinea - Port Moresby&lt;/span&gt;&lt;/p&gt;
&lt;p style=&quot; margin-top:0px; margin-bottom:0px; margin-left:0px; margin-right:0px; -qt-block-indent:0; text-indent:0px;&quot;&gt;&lt;span style=&quot; font-size:8pt;&quot;&gt;Paraguay - Asuncion&lt;/span&gt;&lt;/p&gt;
&lt;p style=&quot; margin-top:0px; margin-bottom:0px; margin-left:0px; margin-right:0px; -qt-block-indent:0; text-indent:0px;&quot;&gt;&lt;span style=&quot; font-size:8pt;&quot;&gt;Peru - Lima&lt;/span&gt;&lt;/p&gt;
&lt;p style=&quot; margin-top:0px; margin-bottom:0px; margin-left:0px; margin-right:0px; -qt-block-indent:0; text-indent:0px;&quot;&gt;&lt;span style=&quot; font-size:8pt;&quot;&gt;Philippines - Manila&lt;/span&gt;&lt;/p&gt;
&lt;p style=&quot; margin-top:0px; margin-bottom:0px; margin-left:0px; margin-right:0px; -qt-block-indent:0; text-indent:0px;&quot;&gt;&lt;span style=&quot; font-size:8pt;&quot;&gt;Poland - Warsaw&lt;/span&gt;&lt;/p&gt;
&lt;p style=&quot; margin-top:0px; margin-bottom:0px; margin-left:0px; margin-right:0px; -qt-block-indent:0; text-indent:0px;&quot;&gt;&lt;span style=&quot; font-size:8pt;&quot;&gt;Portugal - Lisbon&lt;/span&gt;&lt;/p&gt;
&lt;p style=&quot; margin-top:0px; margin-bottom:0px; margin-left:0px; margin-right:0px; -qt-block-indent:0; text-indent:0px;&quot;&gt;&lt;span style=&quot; font-size:8pt;&quot;&gt;Qatar - Doha&lt;/span&gt;&lt;/p&gt;
&lt;p style=&quot; margin-top:0px; margin-bottom:0px; margin-left:0px; margin-right:0px; -qt-block-indent:0; text-indent:0px;&quot;&gt;&lt;span style=&quot; font-size:8pt;&quot;&gt;Romania - Bucharest&lt;/span&gt;&lt;/p&gt;
&lt;p style=&quot; margin-top:0px; margin-bottom:0px; margin-left:0px; margin-right:0px; -qt-block-indent:0; text-indent:0px;&quot;&gt;&lt;span style=&quot; font-size:8pt;&quot;&gt;Russia - Moscow&lt;/span&gt;&lt;/p&gt;
&lt;p style=&quot; margin-top:0px; margin-bottom:0px; margin-left:0px; margin-right:0px; -qt-block-indent:0; text-indent:0px;&quot;&gt;&lt;span style=&quot; font-size:8pt;&quot;&gt;Rwanda - Kigali&lt;/span&gt;&lt;/p&gt;
&lt;p style=&quot; margin-top:0px; margin-bottom:0px; margin-left:0px; margin-right:0px; -qt-block-indent:0; text-indent:0px;&quot;&gt;&lt;span style=&quot; font-size:8pt;&quot;&gt;Saint Kitts and Nevis - Basseterre&lt;/span&gt;&lt;/p&gt;
&lt;p style=&quot; margin-top:0px; margin-bottom:0px; margin-left:0px; margin-right:0px; -qt-block-indent:0; text-indent:0px;&quot;&gt;&lt;span style=&quot; font-size:8pt;&quot;&gt;Saint Lucia - Castries&lt;/span&gt;&lt;/p&gt;
&lt;p style=&quot; margin-top:0px; margin-bottom:0px; margin-left:0px; margin-right:0px; -qt-block-indent:0; text-indent:0px;&quot;&gt;&lt;span style=&quot; font-size:8pt;&quot;&gt;Saint Vincent and the Grenadines - Kingstown&lt;/span&gt;&lt;/p&gt;
&lt;p style=&quot; margin-top:0px; margin-bottom:0px; margin-left:0px; margin-right:0px; -qt-block-indent:0; text-indent:0px;&quot;&gt;&lt;span style=&quot; font-size:8pt;&quot;&gt;Samoa - Apia&lt;/span&gt;&lt;/p&gt;
&lt;p style=&quot; margin-top:0px; margin-bottom:0px; margin-left:0px; margin-right:0px; -qt-block-indent:0; text-indent:0px;&quot;&gt;&lt;span style=&quot; font-size:8pt;&quot;&gt;San Marino - San Marino&lt;/span&gt;&lt;/p&gt;
&lt;p style=&quot; margin-top:0px; margin-bottom:0px; margin-left:0px; margin-right:0px; -qt-block-indent:0; text-indent:0px;&quot;&gt;&lt;span style=&quot; font-size:8pt;&quot;&gt;Sao Tome and Principe - Sao Tome&lt;/span&gt;&lt;/p&gt;
&lt;p style=&quot; margin-top:0px; margin-bottom:0px; margin-left:0px; margin-right:0px; -qt-block-indent:0; text-indent:0px;&quot;&gt;&lt;span style=&quot; font-size:8pt;&quot;&gt;Saudi Arabia - Riyadh&lt;/span&gt;&lt;/p&gt;
&lt;p style=&quot; margin-top:0px; margin-bottom:0px; margin-left:0px; margin-right:0px; -qt-block-indent:0; text-indent:0px;&quot;&gt;&lt;span style=&quot; font-size:8pt;&quot;&gt;Senegal - Dakar&lt;/span&gt;&lt;/p&gt;
&lt;p style=&quot; margin-top:0px; margin-bottom:0px; margin-left:0px; margin-right:0px; -qt-block-indent:0; text-indent:0px;&quot;&gt;&lt;span style=&quot; font-size:8pt;&quot;&gt;Serbia - Belgrade&lt;/span&gt;&lt;/p&gt;
&lt;p style=&quot; margin-top:0px; margin-bottom:0px; margin-left:0px; margin-right:0px; -qt-block-indent:0; text-indent:0px;&quot;&gt;&lt;span style=&quot; font-size:8pt;&quot;&gt;Seychelles - Victoria&lt;/span&gt;&lt;/p&gt;
&lt;p style=&quot; margin-top:0px; margin-bottom:0px; margin-left:0px; margin-right:0px; -qt-block-indent:0; text-indent:0px;&quot;&gt;&lt;span style=&quot; font-size:8pt;&quot;&gt;Sierra Leone - Freetown&lt;/span&gt;&lt;/p&gt;
&lt;p style=&quot; margin-top:0px; margin-bottom:0px; margin-left:0px; margin-right:0px; -qt-block-indent:0; text-indent:0px;&quot;&gt;&lt;span style=&quot; font-size:8pt;&quot;&gt;Singapore - Singapore&lt;/span&gt;&lt;/p&gt;
&lt;p style=&quot; margin-top:0px; margin-bottom:0px; margin-left:0px; margin-right:0px; -qt-block-indent:0; text-indent:0px;&quot;&gt;&lt;span style=&quot; font-size:8pt;&quot;&gt;Slovakia - Bratislava&lt;/span&gt;&lt;/p&gt;
&lt;p style=&quot; margin-top:0px; margin-bottom:0px; margin-left:0px; margin-right:0px; -qt-block-indent:0; text-indent:0px;&quot;&gt;&lt;span style=&quot; font-size:8pt;&quot;&gt;Slovenia - Ljubljana&lt;/span&gt;&lt;/p&gt;
&lt;p style=&quot; margin-top:0px; margin-bottom:0px; margin-left:0px; margin-right:0px; -qt-block-indent:0; text-indent:0px;&quot;&gt;&lt;span style=&quot; font-size:8pt;&quot;&gt;Solomon Islands - Honiara&lt;/span&gt;&lt;/p&gt;
&lt;p style=&quot; margin-top:0px; margin-bottom:0px; margin-left:0px; margin-right:0px; -qt-block-indent:0; text-indent:0px;&quot;&gt;&lt;span style=&quot; font-size:8pt;&quot;&gt;Somalia - Mogadishu&lt;/span&gt;&lt;/p&gt;
&lt;p style=&quot; margin-top:0px; margin-bottom:0px; margin-left:0px; margin-right:0px; -qt-block-indent:0; text-indent:0px;&quot;&gt;&lt;span style=&quot; font-size:8pt;&quot;&gt;South Africa - Pretoria (administrative); Cape Town (legislative); Bloemfontein (judiciary)&lt;/span&gt;&lt;/p&gt;
&lt;p style=&quot; margin-top:0px; margin-bottom:0px; margin-left:0px; margin-right:0px; -qt-block-indent:0; text-indent:0px;&quot;&gt;&lt;span style=&quot; font-size:8pt;&quot;&gt;South Sudan - Juba&lt;/span&gt;&lt;/p&gt;
&lt;p style=&quot; margin-top:0px; margin-bottom:0px; margin-left:0px; margin-right:0px; -qt-block-indent:0; text-indent:0px;&quot;&gt;&lt;span style=&quot; font-size:8pt;&quot;&gt;Spain - Madrid&lt;/span&gt;&lt;/p&gt;
&lt;p style=&quot; margin-top:0px; margin-bottom:0px; margin-left:0px; margin-right:0px; -qt-block-indent:0; text-indent:0px;&quot;&gt;&lt;span style=&quot; font-size:8pt;&quot;&gt;Sri Lanka - Colombo; Sri Jayewardenepura Kotte (legislative)&lt;/span&gt;&lt;/p&gt;
&lt;p style=&quot; margin-top:0px; margin-bottom:0px; margin-left:0px; margin-right:0px; -qt-block-indent:0; text-indent:0px;&quot;&gt;&lt;span style=&quot; font-size:8pt;&quot;&gt;Sudan - Khartoum&lt;/span&gt;&lt;/p&gt;
&lt;p style=&quot; margin-top:0px; margin-bottom:0px; margin-left:0px; margin-right:0px; -qt-block-indent:0; text-indent:0px;&quot;&gt;&lt;span style=&quot; font-size:8pt;&quot;&gt;Suriname - Paramaribo&lt;/span&gt;&lt;/p&gt;
&lt;p style=&quot; margin-top:0px; margin-bottom:0px; margin-left:0px; margin-right:0px; -qt-block-indent:0; text-indent:0px;&quot;&gt;&lt;span style=&quot; font-size:8pt;&quot;&gt;Swaziland - Mbabane&lt;/span&gt;&lt;/p&gt;
&lt;p style=&quot; margin-top:0px; margin-bottom:0px; margin-left:0px; margin-right:0px; -qt-block-indent:0; text-indent:0px;&quot;&gt;&lt;span style=&quot; font-size:8pt;&quot;&gt;Sweden - Stockholm&lt;/span&gt;&lt;/p&gt;
&lt;p style=&quot; margin-top:0px; margin-bottom:0px; margin-left:0px; margin-right:0px; -qt-block-indent:0; text-indent:0px;&quot;&gt;&lt;span style=&quot; font-size:8pt;&quot;&gt;Switzerland - Bern&lt;/span&gt;&lt;/p&gt;
&lt;p style=&quot; margin-top:0px; margin-bottom:0px; margin-left:0px; margin-right:0px; -qt-block-indent:0; text-indent:0px;&quot;&gt;&lt;span style=&quot; font-size:8pt;&quot;&gt;Syria - Damascus&lt;/span&gt;&lt;/p&gt;
&lt;p style=&quot; margin-top:0px; margin-bottom:0px; margin-left:0px; margin-right:0px; -qt-block-indent:0; text-indent:0px;&quot;&gt;&lt;span style=&quot; font-size:8pt;&quot;&gt;Taiwan - Taipei&lt;/span&gt;&lt;/p&gt;
&lt;p style=&quot; margin-top:0px; margin-bottom:0px; margin-left:0px; margin-right:0px; -qt-block-indent:0; text-indent:0px;&quot;&gt;&lt;span style=&quot; font-size:8pt;&quot;&gt;Tajikistan - Dushanbe&lt;/span&gt;&lt;/p&gt;
&lt;p style=&quot; margin-top:0px; margin-bottom:0px; margin-left:0px; margin-right:0px; -qt-block-indent:0; text-indent:0px;&quot;&gt;&lt;span style=&quot; font-size:8pt;&quot;&gt;Tanzania - Dar es Salaam; Dodoma (legislative)&lt;/span&gt;&lt;/p&gt;
&lt;p style=&quot; margin-top:0px; margin-bottom:0px; margin-left:0px; margin-right:0px; -qt-block-indent:0; text-indent:0px;&quot;&gt;&lt;span style=&quot; font-size:8pt;&quot;&gt;Thailand - Bangkok&lt;/span&gt;&lt;/p&gt;
&lt;p style=&quot; margin-top:0px; margin-bottom:0px; margin-left:0px; margin-right:0px; -qt-block-indent:0; text-indent:0px;&quot;&gt;&lt;span style=&quot; font-size:8pt;&quot;&gt;Togo - Lome&lt;/span&gt;&lt;/p&gt;
&lt;p style=&quot; margin-top:0px; margin-bottom:0px; margin-left:0px; margin-right:0px; -qt-block-indent:0; text-indent:0px;&quot;&gt;&lt;span style=&quot; font-size:8pt;&quot;&gt;Tonga - Nuku'alofa&lt;/span&gt;&lt;/p&gt;
&lt;p style=&quot; margin-top:0px; margin-bottom:0px; margin-left:0px; margin-right:0px; -qt-block-indent:0; text-indent:0px;&quot;&gt;&lt;span style=&quot; font-size:8pt;&quot;&gt;Trinidad and Tobago - Port-of-Spain&lt;/span&gt;&lt;/p&gt;
&lt;p style=&quot; margin-top:0px; margin-bottom:0px; margin-left:0px; margin-right:0px; -qt-block-indent:0; text-indent:0px;&quot;&gt;&lt;span style=&quot; font-size:8pt;&quot;&gt;Tunisia - Tunis&lt;/span&gt;&lt;/p&gt;
&lt;p style=&quot; margin-top:0px; margin-bottom:0px; margin-left:0px; margin-right:0px; -qt-block-indent:0; text-indent:0px;&quot;&gt;&lt;span style=&quot; font-size:8pt;&quot;&gt;Turkey - Ankara&lt;/span&gt;&lt;/p&gt;
&lt;p style=&quot; margin-top:0px; margin-bottom:0px; margin-left:0px; margin-right:0px; -qt-block-indent:0; text-indent:0px;&quot;&gt;&lt;span style=&quot; font-size:8pt;&quot;&gt;Turkmenistan - Ashgabat&lt;/span&gt;&lt;/p&gt;
&lt;p style=&quot; margin-top:0px; margin-bottom:0px; margin-left:0px; margin-right:0px; -qt-block-indent:0; text-indent:0px;&quot;&gt;&lt;span style=&quot; font-size:8pt;&quot;&gt;Tuvalu - Vaiaku village, Funafuti province&lt;/span&gt;&lt;/p&gt;
&lt;p style=&quot; margin-top:0px; margin-bottom:0px; margin-left:0px; margin-right:0px; -qt-block-indent:0; text-indent:0px;&quot;&gt;&lt;span style=&quot; font-size:8pt;&quot;&gt;Uganda - Kampala&lt;/span&gt;&lt;/p&gt;
&lt;p style=&quot; margin-top:0px; margin-bottom:0px; margin-left:0px; margin-right:0px; -qt-block-indent:0; text-indent:0px;&quot;&gt;&lt;span style=&quot; font-size:8pt;&quot;&gt;Ukraine - Kyiv&lt;/span&gt;&lt;/p&gt;
&lt;p style=&quot; margin-top:0px; margin-bottom:0px; margin-left:0px; margin-right:0px; -qt-block-indent:0; text-indent:0px;&quot;&gt;&lt;span style=&quot; font-size:8pt;&quot;&gt;United Arab Emirates - Abu Dhabi&lt;/span&gt;&lt;/p&gt;
&lt;p style=&quot; margin-top:0px; margin-bottom:0px; margin-left:0px; margin-right:0px; -qt-block-indent:0; text-indent:0px;&quot;&gt;&lt;span style=&quot; font-size:8pt;&quot;&gt;United Kingdom - London&lt;/span&gt;&lt;/p&gt;
&lt;p style=&quot; margin-top:0px; margin-bottom:0px; margin-left:0px; margin-right:0px; -qt-block-indent:0; text-indent:0px;&quot;&gt;&lt;span style=&quot; font-size:8pt;&quot;&gt;United States of America - Washington D.C.&lt;/span&gt;&lt;/p&gt;
&lt;p style=&quot; margin-top:0px; margin-bottom:0px; margin-left:0px; margin-right:0px; -qt-block-indent:0; text-indent:0px;&quot;&gt;&lt;span style=&quot; font-size:8pt;&quot;&gt;Uruguay - Montevideo&lt;/span&gt;&lt;/p&gt;
&lt;p style=&quot; margin-top:0px; margin-bottom:0px; margin-left:0px; margin-right:0px; -qt-block-indent:0; text-indent:0px;&quot;&gt;&lt;span style=&quot; font-size:8pt;&quot;&gt;Uzbekistan - Tashkent&lt;/span&gt;&lt;/p&gt;
&lt;p style=&quot; margin-top:0px; margin-bottom:0px; margin-left:0px; margin-right:0px; -qt-block-indent:0; text-indent:0px;&quot;&gt;&lt;span style=&quot; font-size:8pt;&quot;&gt;Vanuatu - Port-Vila&lt;/span&gt;&lt;/p&gt;
&lt;p style=&quot; margin-top:0px; margin-bottom:0px; margin-left:0px; margin-right:0px; -qt-block-indent:0; text-indent:0px;&quot;&gt;&lt;span style=&quot; font-size:8pt;&quot;&gt;Vatican City (Holy See) - Vatican City&lt;/span&gt;&lt;/p&gt;
&lt;p style=&quot; margin-top:0px; margin-bottom:0px; margin-left:0px; margin-right:0px; -qt-block-indent:0; text-indent:0px;&quot;&gt;&lt;span style=&quot; font-size:8pt;&quot;&gt;Venezuela - Caracas&lt;/span&gt;&lt;/p&gt;
&lt;p style=&quot; margin-top:0px; margin-bottom:0px; margin-left:0px; margin-right:0px; -qt-block-indent:0; text-indent:0px;&quot;&gt;&lt;span style=&quot; font-size:8pt;&quot;&gt;Vietnam - Hanoi&lt;/span&gt;&lt;/p&gt;
&lt;p style=&quot; margin-top:0px; margin-bottom:0px; margin-left:0px; margin-right:0px; -qt-block-indent:0; text-indent:0px;&quot;&gt;&lt;span style=&quot; font-size:8pt;&quot;&gt;Yemen - Sanaa&lt;/span&gt;&lt;/p&gt;
&lt;p style=&quot; margin-top:0px; margin-bottom:0px; margin-left:0px; margin-right:0px; -qt-block-indent:0; text-indent:0px;&quot;&gt;&lt;span style=&quot; font-size:8pt;&quot;&gt;Zambia - Lusaka&lt;/span&gt;&lt;/p&gt;
&lt;p style=&quot; margin-top:0px; margin-bottom:0px; margin-left:0px; margin-right:0px; -qt-block-indent:0; text-indent:0px;&quot;&gt;&lt;span style=&quot; font-size:8pt;&quot;&gt;Zimbabwe - Harare&lt;/span&gt;&lt;/p&gt;&lt;/body&gt;&lt;/html&gt;</string>
   </property>
  </widget>
 </widget>
 <resources/>
 <connections>
  <connection>
   <sender>pushButton</sender>
   <signal>clicked()</signal>
   <receiver>helpscreen</receiver>
   <slot>close()</slot>
   <hints>
    <hint type="sourcelabel">
     <x>250</x>
     <y>241</y>
    </hint>
    <hint type="destinationlabel">
     <x>199</x>
     <y>149</y>
    </hint>
   </hints>
  </connection>
 </connections>
</ui>
